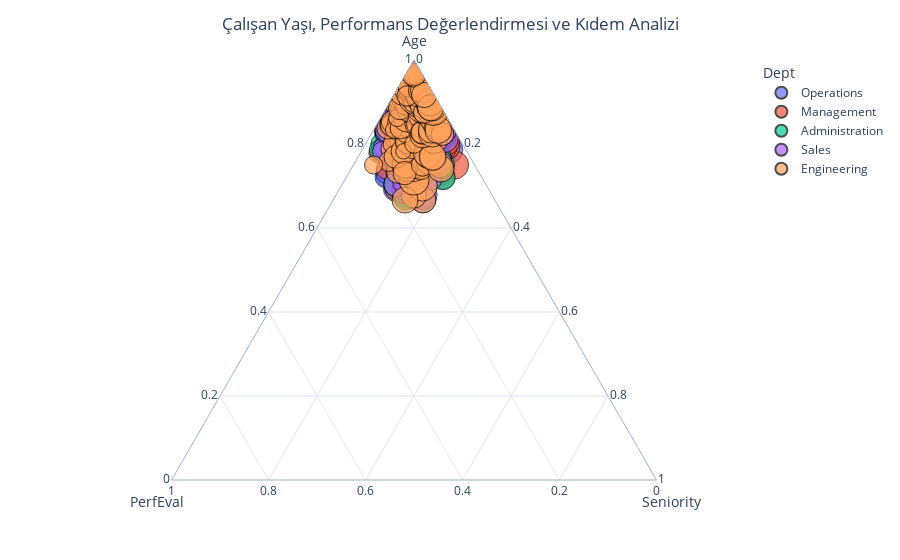

This figure's notebook cell:
### Code cell
import plotly.express as px
import pandas as pd

fig = px.scatter_ternary(
    dataset,
    a="Age",         
    b="PerfEval",     
    c="Seniority",    
    hover_name="JobTitle",   
    color="Dept",          
    template='plotly_white',  
    size="BasePay",          
    size_max=25,            
    opacity=0.7             
)

fig.update_traces(marker=dict(line=dict(width=1, color='black')))

fig.update_layout(
    title="Çalışan Yaşı, Performans Değerlendirmesi ve Kıdem Analizi",
    title_x=0.5
)

fig.show()

### Figure 1 — Plotly figure (JSON) as saved in the notebook; plotly's stock layout.template omitted (floating-point values rounded to 4 significant figures; data arrays with more than 128 entries replaced by an {"elided": "..."} marker saying what was removed)
{"data": [{"a": {"elided": "210 int values"}, "b": {"elided": "210 int values"}, "c": {"elided": "210 int values"}, "hovertemplate": "<b>%{hovertext}</b><br><br>Dept=Operations<br>Age=%{a}<br>PerfEval=%{b}<br>Seniority=%{c}<br>BasePay=%{marker.size}<extra></extra>", "hovertext": {"elided": "210 str values"}, "legendgroup": "Operations", "marker": {"color": "#636efa", "line": {"color": "black", "width": 1}, "opacity": 0.7, "size": {"elided": "210 int values"}, "sizemode": "area", "sizeref": 287.6, "symbol": "circle"}, "mode": "markers", "name": "Operations", "showlegend": true, "subplot": "ternary", "type": "scatterternary"}, {"a": {"elided": "198 int values"}, "b": {"elided": "198 int values"}, "c": {"elided": "198 int values"}, "hovertemplate": "<b>%{hovertext}</b><br><br>Dept=Management<br>Age=%{a}<br>PerfEval=%{b}<br>Seniority=%{c}<br>BasePay=%{marker.size}<extra></extra>", "hovertext": {"elided": "198 str values"}, "legendgroup": "Management", "marker": {"color": "#EF553B", "line": {"color": "black", "width": 1}, "opacity": 0.7, "size": {"elided": "198 int values"}, "sizemode": "area", "sizeref": 287.6, "symbol": "circle"}, "mode": "markers", "name": "Management", "showlegend": true, "subplot": "ternary", "type": "scatterternary"}, {"a": {"elided": "193 int values"}, "b": {"elided": "193 int values"}, "c": {"elided": "193 int values"}, "hovertemplate": "<b>%{hovertext}</b><br><br>Dept=Administration<br>Age=%{a}<br>PerfEval=%{b}<br>Seniority=%{c}<br>BasePay=%{marker.size}<extra></extra>", "hovertext": {"elided": "193 str values"}, "legendgroup": "Administration", "marker": {"color": "#00cc96", "line": {"color": "black", "width": 1}, "opacity": 0.7, "size": {"elided": "193 int values"}, "sizemode": "area", "sizeref": 287.6, "symbol": "circle"}, "mode": "markers", "name": "Administration", "showlegend": true, "subplot": "ternary", "type": "scatterternary"}, {"a": {"elided": "207 int values"}, "b": {"elided": "207 int values"}, "c": {"elided": "207 int values"}, "hovertemplate": "<b>%{hovertext}</b><br><br>Dept=Sales<br>Age=%{a}<br>PerfEval=%{b}<br>Seniority=%{c}<br>BasePay=%{marker.size}<extra></extra>", "hovertext": {"elided": "207 str values"}, "legendgroup": "Sales", "marker": {"color": "#ab63fa", "line": {"color": "black", "width": 1}, "opacity": 0.7, "size": {"elided": "207 int values"}, "sizemode": "area", "sizeref": 287.6, "symbol": "circle"}, "mode": "markers", "name": "Sales", "showlegend": true, "subplot": "ternary", "type": "scatterternary"}, {"a": {"elided": "192 int values"}, "b": {"elided": "192 int values"}, "c": {"elided": "192 int values"}, "hovertemplate": "<b>%{hovertext}</b><br><br>Dept=Engineering<br>Age=%{a}<br>PerfEval=%{b}<br>Seniority=%{c}<br>BasePay=%{marker.size}<extra></extra>", "hovertext": {"elided": "192 str values"}, "legendgroup": "Engineering", "marker": {"color": "#FFA15A", "line": {"color": "black", "width": 1}, "opacity": 0.7, "size": {"elided": "192 int values"}, "sizemode": "area", "sizeref": 287.6, "symbol": "circle"}, "mode": "markers", "name": "Engineering", "showlegend": true, "subplot": "ternary", "type": "scatterternary"}], "layout": {"legend": {"itemsizing": "constant", "title": {"text": "Dept"}, "tracegroupgap": 0}, "margin": {"t": 60}, "ternary": {"aaxis": {"title": {"text": "Age"}}, "baxis": {"title": {"text": "PerfEval"}}, "caxis": {"title": {"text": "Seniority"}}, "domain": {"x": [0, 1], "y": [0, 1]}}, "title": {"text": "Çalışan Yaşı, Performans Değerlendirmesi ve Kıdem Analizi", "x": 0.5}}}
